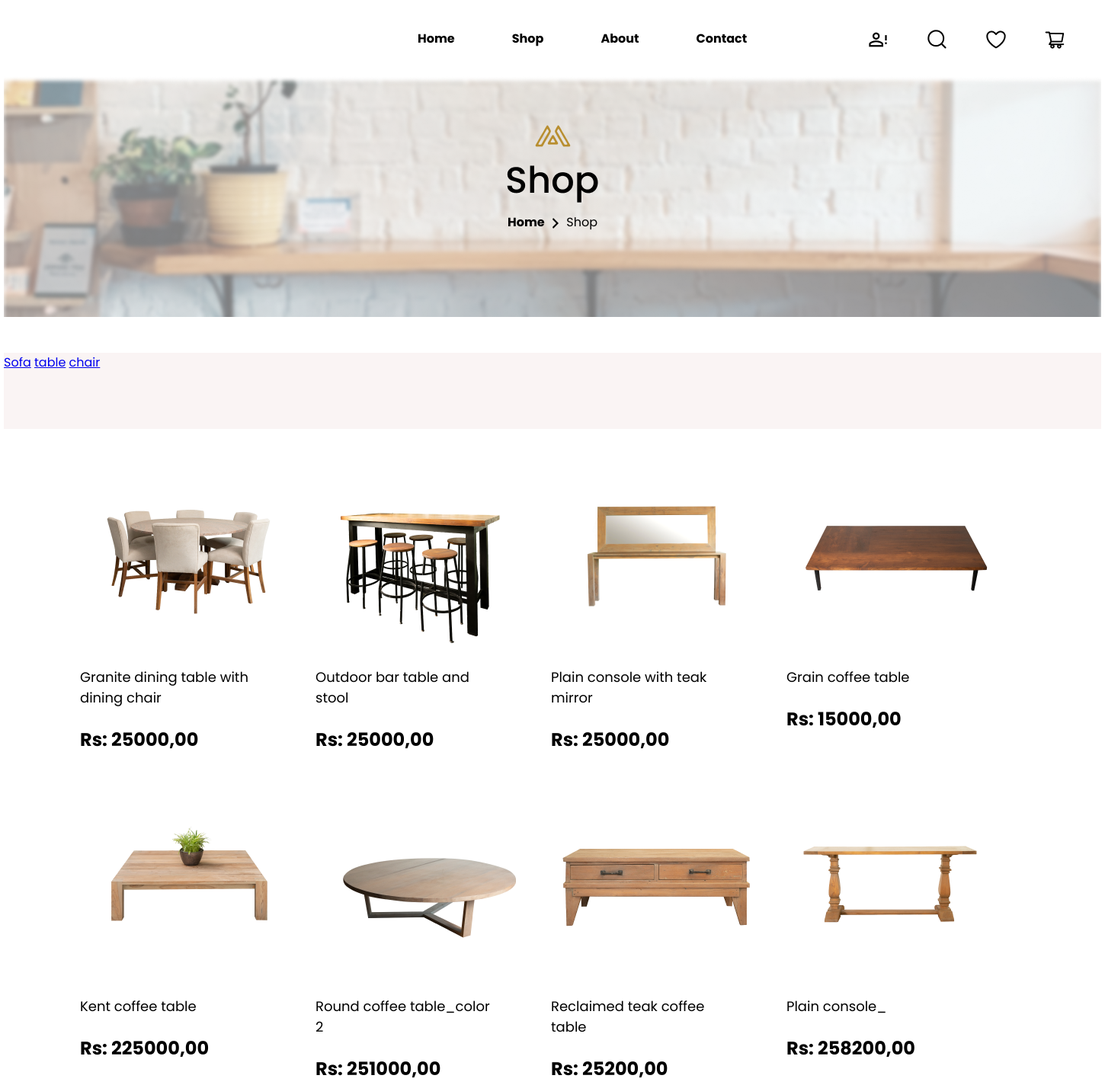
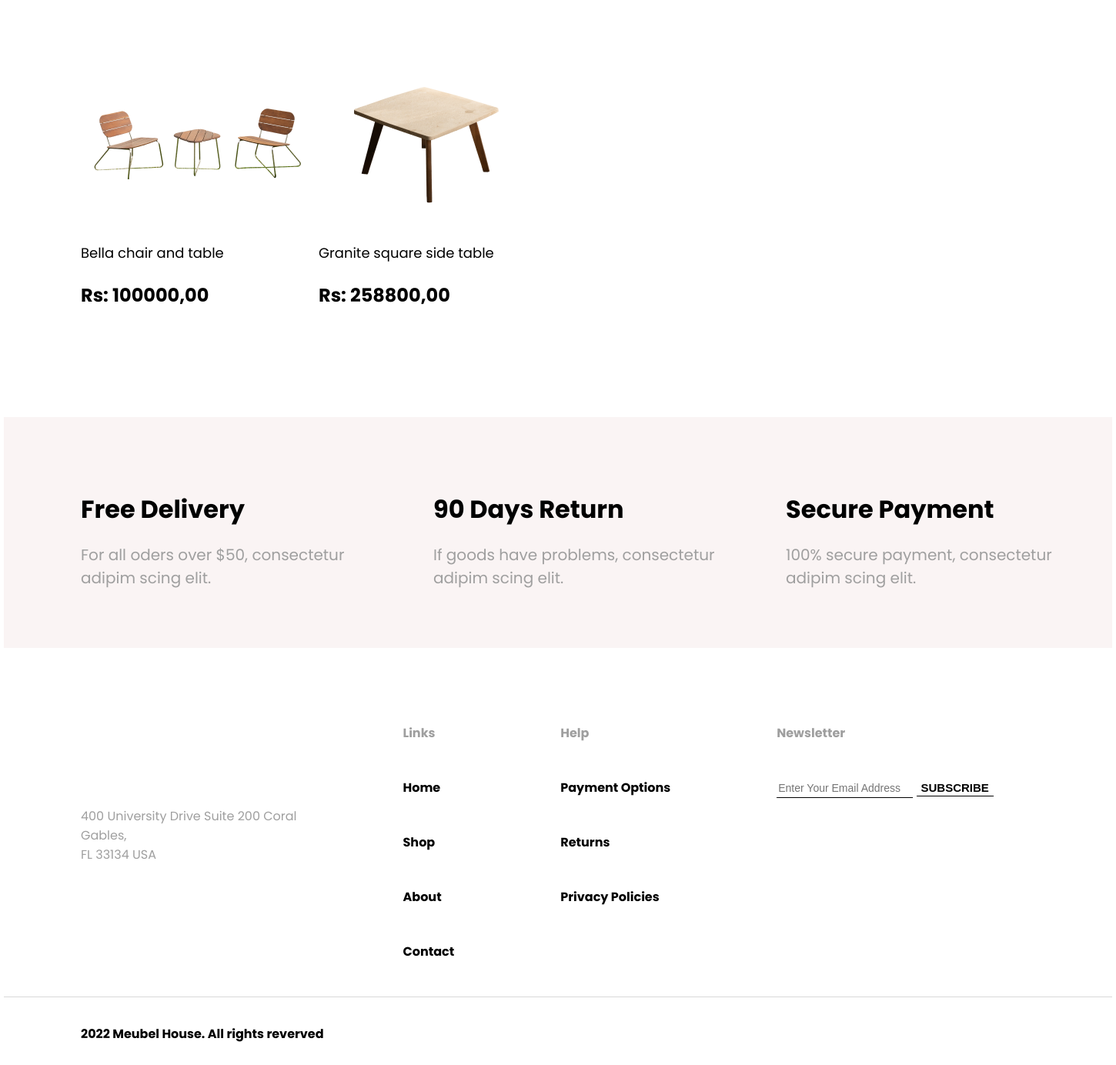
/shoplist/cat/2/, run on the app's committed database (2 pictures, top to bottom).
### shoplist/models.py (models this page shows, shortened)
class Category(models.Model):
    category_name = models.CharField(max_length=50)
    class Meta:
        verbose_name = 'Категория'
        verbose_name_plural = 'Категории'

class ShoplistProduct(models.Model):
    product_name = models.CharField(max_length=100)
    product_price = models.DecimalField(verbose_name='Цена', max_digits=10, decimal_places=2)
    pub_date = models.DateTimeField('date published')
    description = models.TextField(default='Описание товара')
    product_category = models.ForeignKey(Category, on_delete=models.CASCADE, null=True)
    title_img = models.ImageField(upload_to='uploads/', null=True, blank=True)
    sku = models.CharField(max_length=50, null=True, blank=True)
    class Meta:
        verbose_name = 'Продукт'
        verbose_name_plural = 'Продукты'

### shoplist/views.py (the view)
# urls.py: path('', views.product_category, name='product_category'),
def product_category(request, category_id=None):
    if category_id:
        categories = Category.objects.get(pk=category_id)
        products = ShoplistProduct.objects.filter(product_category=categories)
    else:
        products = ShoplistProduct.objects.all()
    context = {'categories': Category.objects.all(), 'products': products}
    return render(request, 'catalog.html', context)

### shoplist/templates/catalog.html
        {%  extends 'base_product.html' %}
        {% block content %}
        {% load static %}
        <div class="imgline">
            <div class="bloggroup">
                <img src="{% static 'shoplist/img/shopgroup.png' %}">
                <div class="homeblog">
                    <b>Home</b>
                    <img src="{% static 'shoplist/img/arrowblog.png' %}">
                    <span>Shop</span>
                </div>
            </div>
        </div>
    </header>
    <section class="filter">
        <div>
            {% if categories %}
                {% for caty in categories %}
                    <a href="/shoplist/cat/{{ caty.id }}/">{{ caty.category_name }}</a>
                {% endfor %}
            {% endif %}
        </div>
    </section>
    <section>
            {% if products %}
                <div class="products">
                {% for product in products %}
                    <div class="one_product">
                        <div class="img_product">
                            <img src="/media/{{ product.title_img }}">
                        </div>
                            <a href="/shoplist/{{ product.id }}/">{{ product.product_name }}</a>
                            <p>Rs: {{ product.product_price}}<a href="/shoplist/{{ product.id }}/"></a></p>
                    </div>
                {% endfor %}
                </div>
            {% else %}
                <p>No product are available.</p>
            {% endif %}
    </section>
    <section class="pre_footer">
            <div>
                <b>Free Delivery</b>
                <p>For all oders over $50, consectetur<br> adipim scing elit.</p>
            </div>
            <div>
                <b>90 Days Return</b>
                <p>If goods have problems, consectetur<br> adipim scing elit.</p>
            </div>
            <div>
                <b>Secure Payment</b>
                <p>100% secure payment, consectetur<br> adipim scing elit.</p>
            </div>
        </section>
        {% endblock %}

### shoplist/static/shoplist/css/shop.css (style rules this page uses)
body { font-family: Poppins, serif; width: 1440px; margin: 0 auto; }
.imgline { height: 316px; background: url("../img/blogfont.png"); }
.bloggroup { height: 316px; text-align: center; padding-top: 40px; }
.homeblog img { width: 20px; height: 20px; vertical-align: middle; }
section.filter { margin-top: 47px; height: 100px; background: #FAF4F4; }
.products { display: flex; flex-wrap: wrap; padding: 17px 69px 117px 100px; }
.one_product { width: 278px; padding-right: 31px; }
.img_product { display: table-cell; vertical-align: middle; text-align: center; height: 295px; width: 278px; }
.one_product a { display: flex; width: 240px; font-size: 18px; text-decoration: none; color: black; }
.one_product p { font-size: 24px; font-weight: bold; }
.pre_footer { display: flex; padding-top: 0; padding-left: 100px; height: 300px; background: #FAF4F4; justify-content: space-between; }
.pre_footer div { width: 376px; padding-right: 48px; padding-top: 96px; }
.pre_footer b { font-size: 32px; }
.pre_footer p { font-size: 20px; color: #9F9F9F; }

### data on the page
Category: category_name "Sofa"
Category: category_name "table"
Category: category_name "chair"
ShoplistProduct: title_img (picture), product_name "Granite dining table with dining chair", product_price "25000,00"
ShoplistProduct: title_img (picture), product_name "Outdoor bar table and stool", product_price "25000,00"
ShoplistProduct: title_img (picture), product_name "Plain console with teak mirror", product_price "25000,00"
ShoplistProduct: title_img (picture), product_name "Grain coffee table", product_price "15000,00"
ShoplistProduct: title_img (picture), product_name "Kent coffee table", product_price "225000,00"
ShoplistProduct: title_img (picture), product_name "Round coffee table_color 2", product_price "251000,00"
ShoplistProduct: title_img (picture), product_name "Reclaimed teak coffee table", product_price "25200,00"
ShoplistProduct: title_img (picture), product_name "Plain console_", product_price "258200,00"
ShoplistProduct: title_img (picture), product_name "Bella chair and table", product_price "100000,00"
ShoplistProduct: title_img (picture), product_name "Granite square side table", product_price "258800,00"
